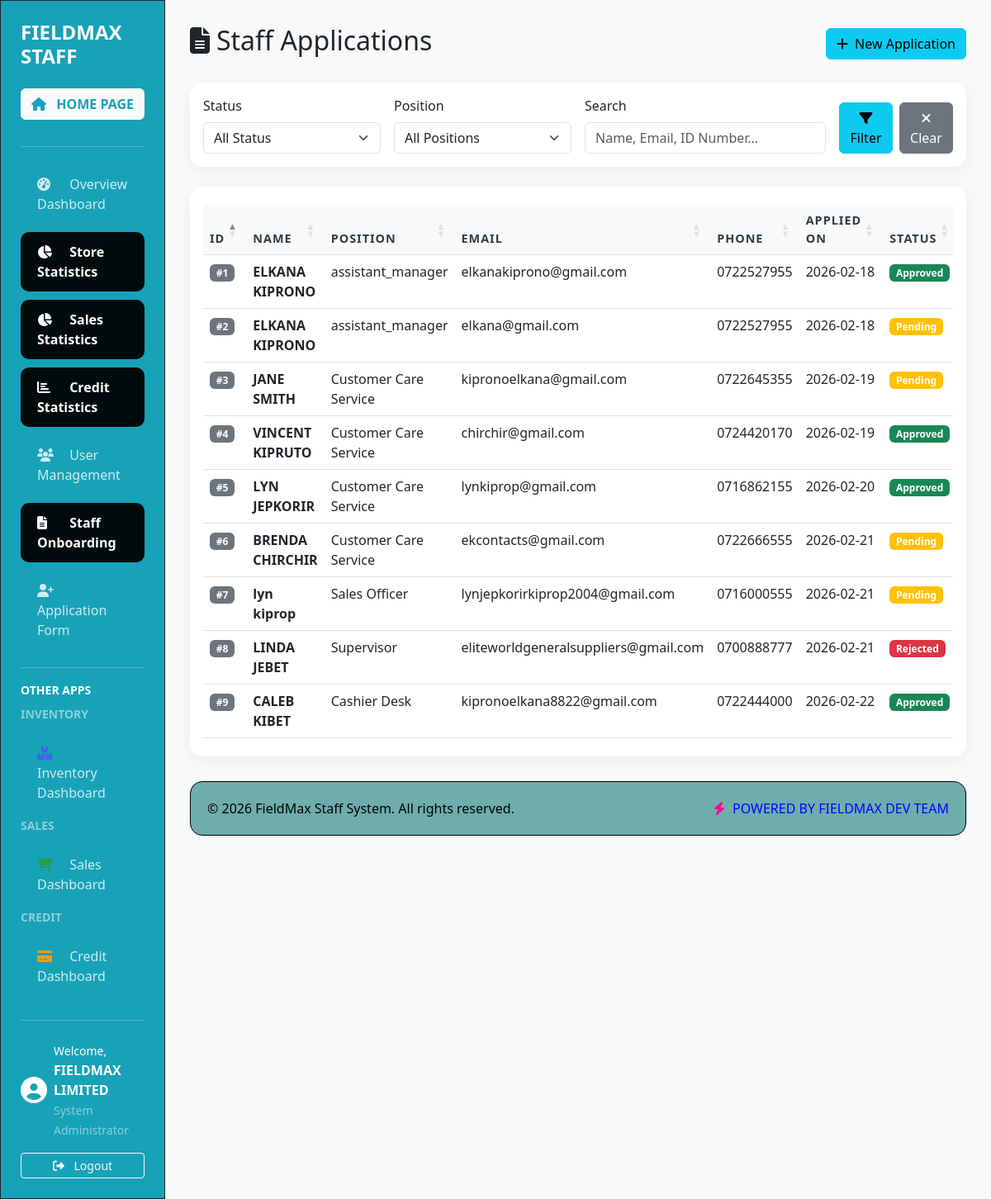
/staff/applications/ (signed in), run on an earlier commit of the app's database.
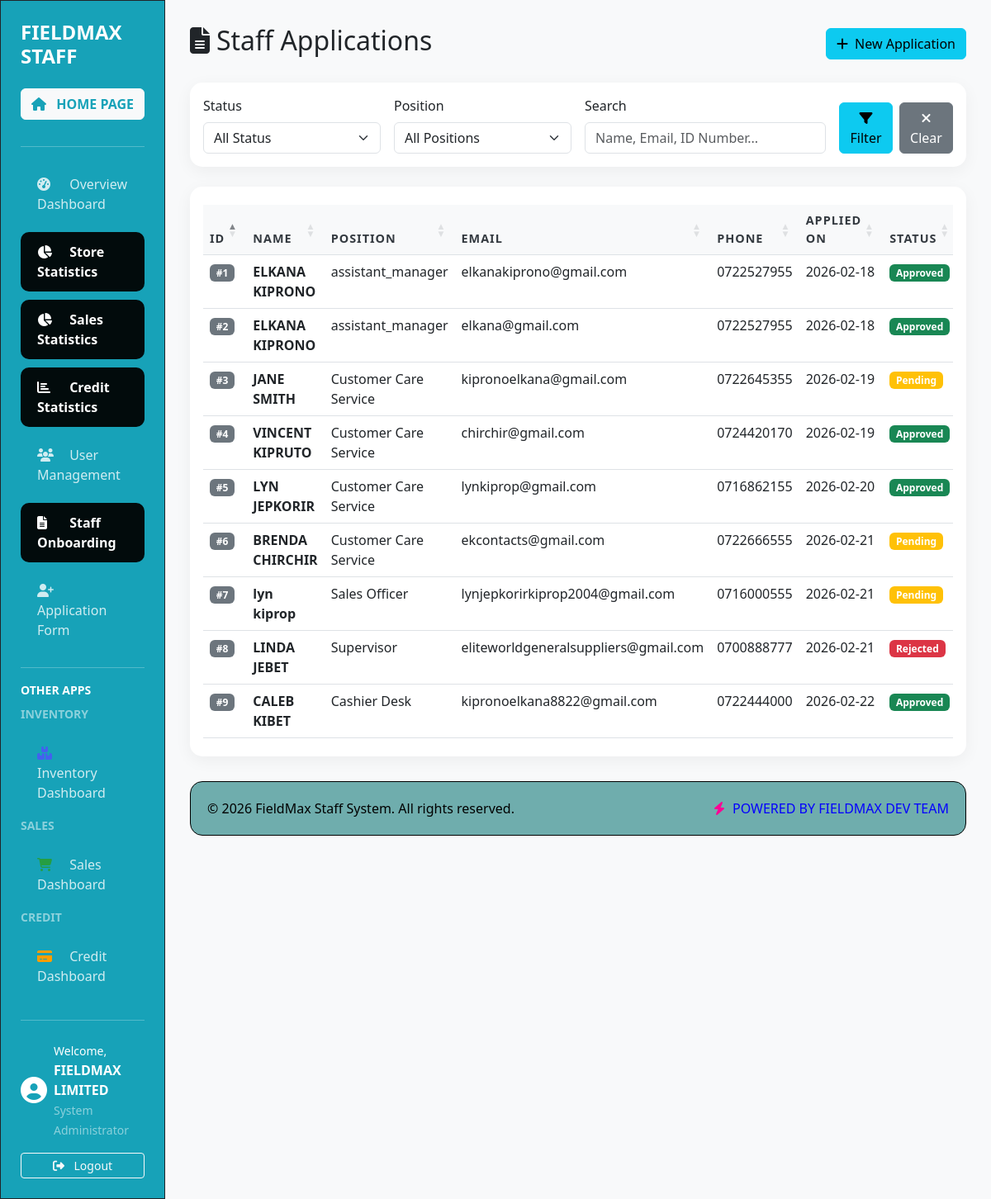
And on a later commit of the database.
### staff/models.py (models this page shows, shortened)
class StaffApplication(models.Model):
    STATUS_CHOICES = [
        ('pending', 'Pending Review'),
        ('approved', 'Approved'),
        ('rejected', 'Rejected'),
        ('under_review', 'Under Review'),
    ]
    POSITION_CHOICES = [
        ('sales_agent', 'Sales Officer'),
        ('cashier', 'Cashier Desk'),
        ('store_manager', 'Store Manager'),
        ('sales_manager', 'Sales Manager'),
        ('credit_manager', 'Credit Manager'),
        ('customer_service', 'Customer Care Service'),
        ('supervisor', 'Supervisor'),
        ('security', 'Security Officer'),
        ('cleaner', 'Office Cleaner'),
    ]
    first_name = models.CharField(max_length=100)
    last_name = models.CharField(max_length=100)
    email = models.EmailField(unique=True)
    phone = models.CharField(max_length=20)
    id_number = models.CharField(max_length=50, unique=True)
    address = models.TextField(blank=True)
    position = models.CharField(max_length=50, choices=POSITION_CHOICES)
    experience = models.TextField(blank=True)
    passport_photo = models.ImageField(upload_to=passport_upload_path)
    id_front = models.ImageField(upload_to=id_front_upload_path)
    id_back = models.ImageField(upload_to=id_back_upload_path)
    status = models.CharField(max_length=20, choices=STATUS_CHOICES, default='pending')
    application_date = models.DateTimeField(default=timezone.now)
    reviewed_by = models.ForeignKey(User, on_delete=models.SET_NULL, null=True, blank=True, related_name='reviewed_applications')
    review_date = models.DateTimeField(null=True, blank=True)
    review_notes = models.TextField(blank=True, null=True, help_text='Notes from the review process')
    terms_accepted = models.BooleanField(default=False)
    privacy_accepted = models.BooleanField(default=False)
    ip_address = models.GenericIPAddressField(null=True, blank=True)
    user_agent = models.TextField(blank=True)
    created_user = models.ForeignKey(
        User,
        on_delete=models.SET_NULL,
        null=True,
        blank=True,
        related_name='staff_applications',
        help_text='User account created when application was approved'
    )
    def full_name(self):
        return f"{self.first_name} {self.last_name}"
    class Meta:
        ordering = ['-application_date']
        verbose_name = 'Staff Application'
        verbose_name_plural = 'Staff Applications'

### staff/views.py (the view, shortened to what this page needs)
# urls.py: path('applications/', views.application_list, name='application_list'),
@login_required
def application_list(request):
    applications = StaffApplication.objects.all().order_by('-application_date')
    status = request.GET.get('status')
    if status:
        applications = applications.filter(status=status)
    position = request.GET.get('position')
    if position:
        applications = applications.filter(position=position)
    search = request.GET.get('search')
    paginator = Paginator(applications, 20)
    page_number = request.GET.get('page')
    page_obj = paginator.get_page(page_number)
    context = {
        'applications': page_obj,
        'status_choices': StaffApplication.STATUS_CHOICES,
        'position_choices': StaffApplication.POSITION_CHOICES,
    }
    return render(request, 'staff/list.html', context)

### templates/staff/list.html (shortened to what this page needs)
{% extends 'staff/base.html' %}
{% load static %}
{% block content %}
<div class="d-flex justify-content-between align-items-center mb-4">
    <h2><i class="fas fa-file-alt me-2"></i>Staff Applications</h2>
    <a href="{% url 'staff:apply' %}" class="btn btn-info" target="_blank">
        <i class="fas fa-plus me-2"></i>New Application
    </a>
</div>
<div class="card mb-4">
    <div class="card-body">
        <form method="get" class="row g-3">
            <div class="col-md-3">
                <label class="form-label">Status</label>
                <select name="status" class="form-select">
                    <option value="">All Status</option>
                </select>
            </div>
            <div class="col-md-3">
                <label class="form-label">Position</label>
                <select name="position" class="form-select">
                    <option value="">All Positions</option>
                </select>
            </div>
            <div class="col-md-4">
                <label class="form-label">Search</label>
                <input type="text" name="search" class="form-control" value="{{ request.GET.search }}"
                       placeholder="Name, Email, ID Number...">
            </div>
            <div class="col-md-2 d-flex align-items-end">
                <button type="submit" class="btn btn-info me-2">
                    <i class="fas fa-filter"></i> Filter
                </button>
                <a href="{% url 'staff:application_list' %}" class="btn btn-secondary">
                    <i class="fas fa-times"></i> Clear
                </a>
            </div>
        </form>
    </div>
</div>
<div class="card">
    <div class="card-body">
        <div class="table-responsive">
            <table class="table table-hover" id="applicationsTable">
                <thead>
                    <tr>
                        <th>ID</th>
                        <th>Name</th>
                        <th>Position</th>
                        <th>Email</th>
                        <th>Phone</th>
                        <th>Applied On</th>
                        <th>Status</th>
                    </tr>
                </thead>
                <tbody>
                    {% for app in applications %}
                    <tr>
                        <td><span class="badge bg-secondary">#{{ app.id }}</span></td>
                        <td class="fw-bold">{{ app.full_name }}</td>
                        <td>{{ app.get_position_display }}</td>
                        <td>{{ app.email }}</td>
                        <td>{{ app.phone }}</td>
                        <td>{{ app.application_date|date:"Y-m-d" }}</td>
                        <td>
                            {% if app.status == 'pending' %}
                                <span class="badge bg-warning">Pending</span>
                            {% elif app.status == 'approved' %}
                                <span class="badge bg-success">Approved</span>
                            {% elif app.status == 'rejected' %}
                                <span class="badge bg-danger">Rejected</span>
                            {% elif app.status == 'under_review' %}
                                <span class="badge bg-info">Under Review</span>
                            {% endif %}
                        </td>
                    </tr>
                    {% endfor %}
                </tbody>
            </table>
        </div>
    </div>
</div>
{% endblock %}

### templates/staff/base.html (shortened to what this page needs)
<!DOCTYPE html>
<html lang="en">
<head>
    <link href="https://cdn.jsdelivr.net/npm/bootstrap@5.3.0/dist/css/bootstrap.min.css" rel="stylesheet">
    <link rel="stylesheet" href="https://cdnjs.cloudflare.com/ajax/libs/font-awesome/6.4.0/css/all.min.css">
    <link rel="stylesheet" href="https://cdn.datatables.net/1.13.4/css/dataTables.bootstrap5.min.css">
    {% load staff_tags %}
</head>
<body>
    <div class="container-fluid">
        <div class="row">
            <div class="col-md-3 col-lg-2 px-0 border border-dark sidebar">
                <div class="p-4">
                    <h4 class="text-white mb-4">
                        <span class="brand-text"><strong>FIELDMAX STAFF</strong></span>
                    </h4>
                    <a href="{% url 'home' %}" class="btn btn-light w-100 mb-3" style="color: #17a2b8; font-weight: 600;">
                        <i class="fas fa-home me-2"></i> HOME PAGE
                    </a>
                    <hr class="bg-black-200 my-3">
                    <nav class="nav flex-column">
                        <a class="nav-link {% if request.resolver_match.url_name == 'staff_dashboard' %}active{% endif %}"
                           href="{% url 'staff:staff_dashboard' %}">
                            <i class="fas fa-tachometer-alt"></i>
                            {% if request.user.is_superuser %}
                                Overview Dashboard
                            {% else %}
                                {% get_dashboard_name request.user %}
                            {% endif %}
                        </a>
                        <a class="nav-link {% if 'application' in request.path %}active{% endif %}"
                           href="{% url 'inventory:store_statistics' %}">
                            <i class="fas fa-chart-pie"></i> Store Statistics
                        </a>
                        <a class="nav-link {% if 'application' in request.path %}active{% endif %}"
                           href="{% url 'sales:sales_statistics' %}">
                            <i class="fas fa-chart-pie"></i> Sales Statistics
                        </a>
                        <a class="nav-link {% if 'application' in request.path %}active{% endif %}"
                           href="{% url 'credit:credit_statistics' %}">
                            <i class="fas fa-chart-bar"></i> Credit Statistics
                        </a>
                        {% if request.user.is_superuser or request.user|has_role:'supervisor' %}
                        <a class="nav-link {% if 'users' in request.path %}active{% endif %}"
                           href="{% url 'staff:user_list' %}">
                            <i class="fas fa-users"></i> User Management
                        </a>
                        {% endif %}
                        {% if request.user.is_superuser or request.user|has_role:'sales_agent,sales_manager,supervisor,credit_manager' %}
                        <a class="nav-link {% if 'application' in request.path %}active{% endif %}"
                           href="{% url 'staff:application_list' %}">
                            <i class="fas fa-file-alt"></i> Staff Onboarding
                        </a>
                        {% endif %}
                        <a class="nav-link" href="{% url 'staff:apply' %}" target="_blank">
                            <i class="fas fa-user-plus"></i> Application Form
                        </a>
                        <hr class="bg-white-100 my-3">
                        <div class="text-white-100 small fw-bold mb-2">OTHER APPS</div>
                        {% if request.user.is_superuser or request.user|has_role:'store_manager,supervisor' %}
                        <div class="text-white-50 small fw-bold mb-2">INVENTORY</div>
                        <a class="nav-link" href="{% url 'inventory:dashboard' %}">
                            <i class="fas fa-boxes" style="color: #4361ee;"></i> Inventory Dashboard
                        </a>
                        {% endif %}
                        {% if request.user.is_superuser or request.user|has_role:'sales_agent,sales_manager,supervisor,cashier' %}
                        <div class="text-white-50 small fw-bold mb-2">SALES</div>
                        <a class="nav-link" href="{% url 'sales:sales_dashboard' %}">
                            <i class="fas fa-shopping-cart" style="color: #259e41;"></i> Sales Dashboard
                        </a>
                        {% endif %}
                        {% if request.user.is_superuser or request.user|has_role:'credit_manager,supervisor' %}
                        <div class="text-white-50 small fw-bold mb-2">CREDIT</div>
                        <a class="nav-link" href="{% url 'credit:dashboard' %}">
                            <i class="fas fa-credit-card" style="color: #ff9d00;"></i> Credit Dashboard
                        </a>
                        {% endif %}
                    </nav>
                    <hr class="bg-white-50 mt-4">
                    <div class="mt-4">
                        <div class="d-flex align-items-center text-white">
                            <i class="fas fa-user-circle fa-2x me-2"></i>
                            <div>
                                <small>Welcome,</small>
                                <p class="mb-0 fw-bold">{{ request.user.get_full_name|default:request.user.username }}</p>
                                <small class="text-white-50">
                                    {% if request.user.is_superuser %}
                                        System Administrator
                                    {% endif %}
                                </small>
                            </div>
                        </div>
                        <form method="post" action="{% url 'staff:logout' %}" class="mt-3">
                           <button type="submit" class="btn btn-outline-light btn-sm w-100">
                             <i class="fas fa-sign-out-alt me-2"></i> Logout
                           </button>
                        </form>
                    </div>
                </div>
            </div>
            <div class="col-md-9 col-lg-10 main-content">
                {% block content %}{% endblock %}
                <div class="footer">
                    <div class="footer-content">
                        <div class="footer-left">
                            <p class="mb-0">&copy; {% now "Y" %} FieldMax Staff System. All rights reserved.</p>
                        </div>
                        <div class="footer-right">
                            <i class="fas fa-bolt"></i> POWERED BY FIELDMAX DEV TEAM
                        </div>
                    </div>
                </div>
            </div>
        </div>
    </div>
    {% if not request.user.is_superuser %}
        {% get_user_position request.user as user_position %}
    {% endif %}
</body>
</html>

### templates/staff/base.html (style rules this page uses)
:root { --primary-color: #17a2b8; --success-color: #28a745; --danger-color: #dc3545; --warning-color: #ffc107; --info-color: #17a2b8; --dark-color: #343a40; --light-bg: #f8f9fa; }
body { font-family: 'Segoe UI', Tahoma, Geneva, Verdana, sans-serif; background-color: #6c757d; background: #4d5457; }
.sidebar { min-height: 100vh; background: #17a2b8; color: white; box-shadow: 2px 0 10px rgb(0, 0, 0); }
.sidebar .nav-link { color: rgba(255,255,255,0.8); padding: 12px 20px; margin: 5px 0; border-radius: 10px; transition: all 0.3s; }
.sidebar .nav-link.active { background: rgba(0, 0, 0, 0.932); color: white; font-weight: 600; }
.sidebar .nav-link i { margin-right: 10px; width: 25px; }
.main-content { padding: 30px; background-color: var(--light-bg); }
.card { border: none; border-radius: 15px; box-shadow: 0 5px 20px rgba(0,0,0,0.05); }
.table { margin-bottom: 0; }
.table thead th { border-top: none; background: var(--light-bg); color: var(--dark-color); font-weight: 600; font-size: 0.9rem; text-transform: uppercase; letter-spacing: 1px; }
.footer { background: rgb(111, 173, 173); padding: 20px 0; margin-top: 30px; border-radius: 15px; border: 1px solid #000000; }
.footer-content { display: flex; justify-content: space-between; align-items: center; padding: 0 20px; }
.footer-left { color: #000000; }
.footer-right { color: #0501fd; font-weight: 500; }
.footer-right i { color: #ff0095; margin-right: 5px; }

What changed in the data, as far as the page shows it:
changed StaffApplication "elkana@gmail.com": status "Pending" → "Approved"
